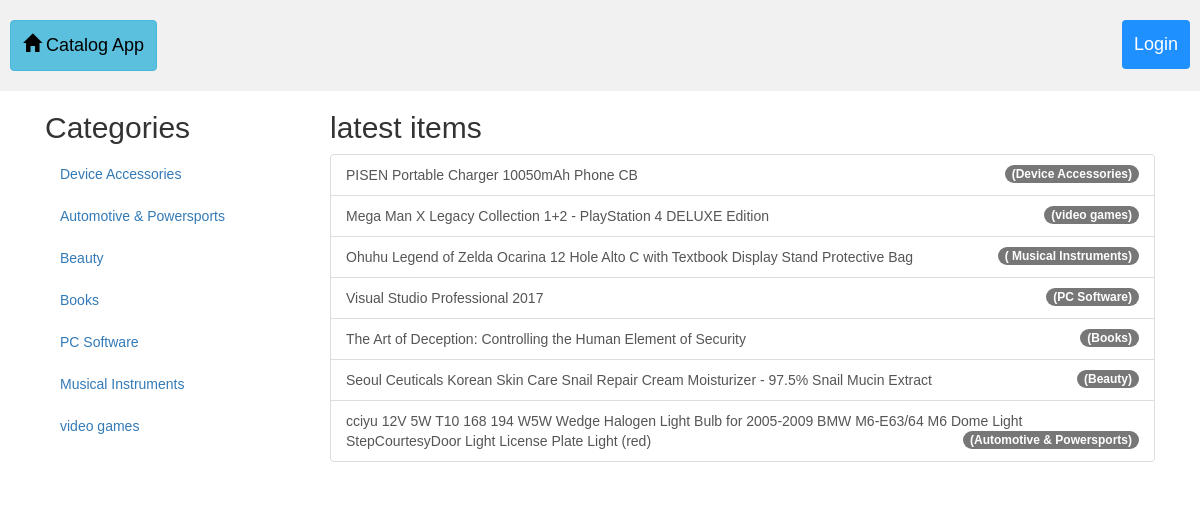
/CatalogApp, run on an earlier commit of the app's database.
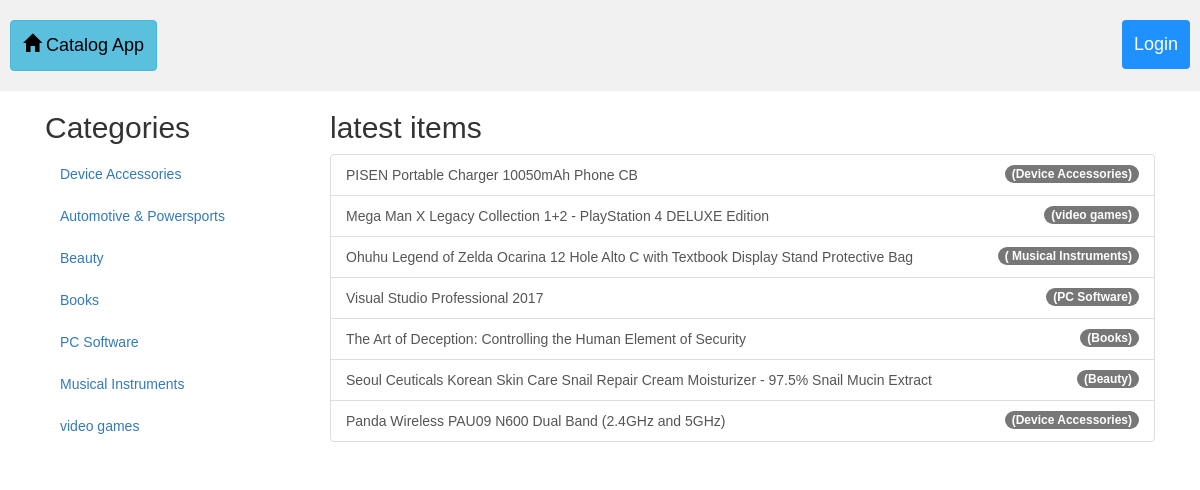
And on a later commit of the database.
### db_setup.py (models this page shows, shortened)
class Category(Base):
    __tablename__ = 'category'
    t_id = Column(Integer, primary_key=True)
    t_catName = Column(String(250), nullable=False)
    t_userId = Column(Integer, ForeignKey('user.t_id'))
    t_relationU = relationship(User)

class Item(Base):
    __tablename__ = 'item'
    t_id = Column(Integer, primary_key=True)
    t_itemName = Column(String(100), nullable=False)
    t_itemDescription = Column(String(250), nullable=False)
    t_userId = Column(Integer, ForeignKey('user.t_id'))
    t_relationU = relationship(User)
    t_catId = Column(Integer, ForeignKey('category.t_id'))
    t_relationC = relationship(Category)

### project3.py (the view)
@app.route('/')
@app.route('/CatalogApp')
def mainPage():
    if 'user_email' in login_session:
        print(login_session['user_email'])
        categories = session.query(Category).all()
        latestItems = session.query(Item).order_by(desc(Item.t_id)).limit(7)
        return render_template('privateMain.html', mainCategories = categories, mainItems = latestItems, current_user=login_session['user_email'])
    else:
        print(" nothin in login session")
        categories = session.query(Category).all()
        latestItems = session.query(Item).order_by(desc(Item.t_id)).limit(7)
        return render_template('publicMain.html', mainCategories = categories, mainItems = latestItems)

### templates/publicMain.html
{% extends "startPublic.html" %}
{% block content %}
<div class="container-fluid">
    <div class="row content">
        <div class="col-sm-3 sidenav">
            <h2>Categories</h2>
            <ul class="nav nav-pills nav-stacked">
                {% for htmlCategory in mainCategories %}
                <li>
                    <a href="{{url_for('catPage', category_name=htmlCategory.t_catName)}}">{{htmlCategory.t_catName}}</a>
                </li>
                {% endfor %}
            </ul>
        </div>
        <div class="col-sm-9">
            <h2>latest items</h2>
            <div class="list-group">
                {% for item in mainItems %} {% for cati in mainCategories %} {% if cati.t_id == item.t_catId %}
                <a href="{{url_for('itemPage',category_name=cati.t_catName,item_name=item.t_itemName)}}" class="list-group-item">{{item.t_itemName}}
                    <span class="badge">({{cati.t_catName}})</span>
                </a>
                {% endif %} {% endfor %} {% endfor %}
            </div>
        </div>
    </div>
</div>
{% endblock %}

### templates/startPublic.html (shortened to what this page needs)
<!DOCTYPE html>
<html>
<head>
    <link rel="stylesheet" href="https://maxcdn.bootstrapcdn.com/bootstrap/3.3.7/css/bootstrap.min.css">
</head>
<body>
    <div class="header">
        <a href="{{url_for('mainPage')}}" class="btn btn-info btn-lg">
            <span class="glyphicon glyphicon-home"></span> Catalog App
        </a>
        <div class="header-right">
            <a class="active" href="{{url_for('login')}}">Login</a>
        </div>
    </div>
    <div class="container">
        {% block content %}
        {% endblock %}
    </div>
</body>
</html>

### templates/startPublic.html (style rules this page uses)
* { box-sizing: border-box; }
body { margin: 0; font-family: Arial; }
.header { overflow: hidden; background-color: #f1f1f1; padding: 20px 10px; }
.header a { float: left; color: black; text-align: center; padding: 12px; text-decoration: none; font-size: 18px; line-height: 25px; border-radius: 4px; }
.header a.active { background-color: dodgerblue; color: white; }
.header-right { float: right; }

What changed in the data, as far as the page shows it:
removed Item: t_itemName "cciyu 12V 5W T10 168 194 W5W Wedge Halogen Light Bulb for 2005-2009 BMW M6-E63/64 M6 Dome Light StepCourtesyDoor Light License Plate Light (red)", Category (t_catName "Automotive & Powersports")
now on this page (row unchanged): Item: t_itemName "Panda Wireless PAU09 N600 Dual Band (2.4GHz and 5GHz)", Category (t_catName "Device Accessories")
